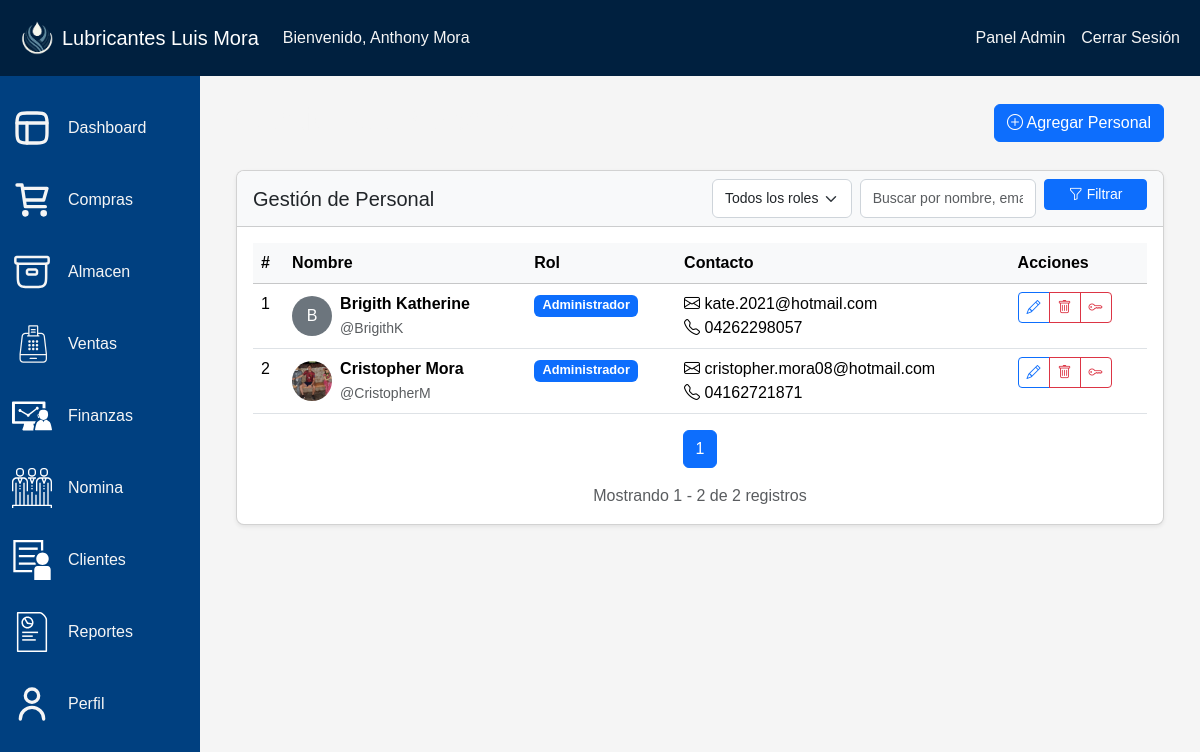
Screenshot of /nomina/ (signed in) with the database file from the repository.
### aplicacion/models.py (models this page shows, shortened)
class CustomUser(AbstractUser):
    ROLES = (
        ('admin', 'Administrador'),
        ('personal', 'Personal'),
        ("invitado", "Invitado"),
    )
    rol = models.CharField(max_length=20, choices=ROLES, default='cliente')
    telefono = models.CharField(max_length=20, blank=True, verbose_name="Teléfono")
    direccion = models.TextField(blank=True, verbose_name="Dirección")
    foto_perfil = models.ImageField(upload_to='perfiles/', blank=True, null=True, verbose_name="Foto de perfil")
    admin = models.BooleanField(default=False, verbose_name="¿Administrador?")
    class Meta:
        verbose_name = 'Usuario'
        verbose_name_plural = 'Usuarios'

### aplicacion/views.py (the view, shortened to what this page needs)
# urls.py: path('nomina/', gestion_personal, name='nomina_personal'),
@login_required
def gestion_personal(request):
    rol_filter = request.GET.get('rol', '')
    search_query = request.GET.get('search', '')
    empleados = CustomUser.objects.filter(rol__in=['admin', 'personal']).exclude(username="Admin")
    if rol_filter:
        empleados = empleados.filter(rol=rol_filter)
    empleados = empleados.order_by('last_name', 'first_name')
    page = request.GET.get('page', 1)
    paginator = Paginator(empleados, 10)  # 10 items por página
    try:
        empleados_paginados = paginator.page(page)
    except PageNotAnInteger:
        empleados_paginados = paginator.page(1)
    except EmptyPage:
        empleados_paginados = paginator.page(paginator.num_pages)
    context = {
        'empleados': empleados_paginados,
        'mes_actual': timezone.now().strftime("%B %Y"),
        'roles': dict(CustomUser.ROLES),
        'selected_rol': rol_filter,
        'search_query': search_query,
    }
    return render(request, 'vistas/nomina.html', context)

### aplicacion/templates/vistas/nomina.html (shortened to what this page needs)
{% extends 'paneles/admin.html' %} {% load static %}
{% block dashboard %}
<link href="{% static 'css/modal_forms.css' %}" rel="stylesheet" />
<div class="container mt-4">
  <div class="d-flex justify-content-between align-items-center mb-4">
    <h2>Gestión de Personal</h2>
    <button
      class="btn btn-primary"
      data-bs-toggle="modal"
      data-bs-target="#personalModal"
      data-action="add"
    >
      <i class="bi bi-plus-circle"></i> Agregar Personal
    </button>
  </div>
  <div class="card shadow-sm mb-4">
      <div class="card-header bg-light">
          <div class="row align-items-center">
              <div class="col-md-6">
                  <h5 class="mb-0">Gestión de Personal</h5>
              </div>
              <div class="col-md-6">
                  <form method="get" class="row g-2">
                      <div class="col-md-4">
                          <select name="rol" class="form-select form-select-sm">
                              <option value="">Todos los roles</option>
                          </select>
                      </div>
                      <div class="col-md-5">
                          <input type="text" name="search" class="form-control form-control-sm"
                                  placeholder="Buscar por nombre, email..." value="{{ search_query }}">
                      </div>
                      <div class="col-md-3">
                          <button type="submit" class="btn btn-primary btn-sm w-100">
                              <i class="bi bi-funnel"></i> Filtrar
                          </button>
                      </div>
                  </form>
              </div>
          </div>
      </div>
      <div class="card-body">
          <div class="table-responsive">
            <table class="table table-hover" id="personalTable">
              <thead class="table-light">
                <tr>
                  <th>#</th>
                  <th>Nombre</th>
                  <th>Rol</th>
                  <th>Contacto</th>
                  <th>Acciones</th>
                </tr>
              </thead>
              <tbody>
                {% for empleado in empleados %}
                <tr data-id="{{ empleado.id }}">
                  <td>{{ forloop.counter }}</td>
                  <td>
                    <div class="d-flex align-items-center">
                      {% if empleado.foto_perfil %}
                      <img
                        src="{{ empleado.foto_perfil.url }}"
                        class="rounded-circle me-2"
                        width="40"
                        height="40"
                        alt="{{ empleado.get_full_name }}"
                      />
                      {% else %}
                      <div
                        class="rounded-circle bg-secondary me-2 d-flex align-items-center justify-content-center"
                        style="width: 40px; height: 40px"
                      >
                        <span class="text-white"
                          >{{ empleado.get_full_name|first|upper }}</span
                        >
                      </div>
                      {% endif %}
                      <div>
                        <strong>{{ empleado.get_full_name }}</strong><br />
                        <small class="text-muted">@{{ empleado.username }}</small>
                      </div>
                    </div>
                  </td>
                  <td>
                    <span
                      class="badge bg-{% if empleado.rol == 'admin' %}primary{% else %}info{% endif %}"
                    >
                      {{ empleado.get_rol_display }}
                    </span>
                  </td>
                  <td>
                    <div><i class="bi bi-envelope"></i> {{ empleado.email }}</div>
                    <div>
                      <i class="bi bi-telephone"></i> {{empleado.telefono|default:"-" }}
                    </div>
                  </td>
                  <td>
                    <div class="btn-group btn-group-sm">
                      <button
                        class="btn btn-outline-primary btn-editar"
                        data-id="{{ empleado.id }}"
                        data-bs-toggle="modal"
                        data-bs-target="#personalModal"
                      >
                        <i class="bi bi-pencil"></i>
                      </button>
                      {% if empleado != request.user %}
                      <button
                        class="btn btn-outline-danger btn-eliminar"
                        data-id="{{ empleado.id }}"
                        data-bs-toggle="modal"
                        data-bs-target="#confirmModal"
                      >
                        <i class="bi bi-trash"></i>
                      </button>
                      {% endif %}
                      <a href="{% url 'gestion_permisos_user' empleado.id %}"
                        class="btn btn-outline-danger btn-eliminar"
                      >
                        <i class="bi bi-key"></i>
                    </a>
                    </div>
                  </td>
                </tr>
                {% endfor %}
              </tbody>
            </table>
          </div>
          <nav aria-label="Page navigation">
              <ul class="pagination justify-content-center">
                  {% for num in empleados.paginator.page_range %}
                      {% if empleados.number == num %}
                          <li class="page-item active">
                              <span class="page-link">{{ num }}</span>
                          </li>
                      {% elif num > empleados.number|add:'-3' and num < empleados.number|add:'3' %}
                          <li class="page-item">
                              <a class="page-link" href="?page={{ num }}{% if selected_rol %}&rol={{ selected_rol }}{% endif %}{% if search_query %}&search={{ search_query }}{% endif %}">
                                  {{ num }}
                              </a>
                          </li>
                      {% endif %}
                  {% endfor %}
              </ul>
          </nav>
          <div class="text-muted text-center">
              Mostrando {{ empleados.start_index }} - {{ empleados.end_index }} de {{ empleados.paginator.count }} registros
          </div>
      </div>
  </div>
</div>
{% endblock %}

### aplicacion/templates/base.html (shortened to what this page needs)
{% load static %}
<!DOCTYPE html>
<html lang="es">
  <head>
    <link rel="stylesheet" href="{% static 'css/bootstrap.min.css' %}" />
    <link href="{% static 'bootstrap-icons/bootstrap-icons.css' %}" rel="stylesheet">
    <link rel="stylesheet" href="{% static 'css/styles.css' %}" />
    {% block extra_css %} {% endblock %}
  </head>
  <body>
    <header class="ocult-header-in-login">
      <nav class="navbar navbar-expand-md navbar-dark bg-principal">
        <div class="container">
          <a class="navbar-brand" href="{% url 'inicio' %}">
            <img
              src="{% static 'img/Logo sin Fondo.png' %}"
              alt="Logo"
              width="100%"
              height="50"
            />
            <p>Lubricantes Luis Mora</p>
          </a>
          <div class="collapse navbar-collapse">
            <ul class="navbar-nav me-auto">
              {% if user.is_authenticated %}
              <li class="nav-item">
                <span class="nav-link singin-message"
                  >Bienvenido, {{ user.get_full_name }}</span
                >
              </li>
              {% endif %}
            </ul>
            <ul class="navbar-nav">
              {% if user.is_authenticated %} {% if user.admin or user.rol == 'admin' %}
                <li class="nav-item">
                    <a class="nav-link" href="/admin/" target="_blank"
                    >Panel Admin</a
                    >
                </li>
              {% endif %}
                <li class="nav-item">
                    <a class="nav-link" href="{% url 'logout' %}">Cerrar Sesión</a>
                </li>
              {% else %}
              <li class="nav-item">
                <a class="nav-link" href="{% url 'login' %}">Iniciar Sesión</a>
              </li>
              {% endif %}
            </ul>
          </div>
        </div>
      </nav>
    </header>
    <main class="">
      <div class="container-fluid">
        <div class="row max-size">
        <nav id="sidebar" class="col-md-3 col-lg-2 d-none d-md-block sidebar bg-subprincipal">
          <div class="position-sticky pt-3">
              <ul class="nav flex-column">
                {% if user.is_authenticated %}
                  <li class="nav-item d-flex flex-row mt-3 mb-3">
                      <a class="nav-link active" href="/dashboard/">
                          Dashboard
                      </a>
                  </li>
                  <li class="nav-item d-flex flex-row mt-3 mb-3">
                      <a class="nav-link" href="/compras/">
                          Compras
                      </a>
                  </li>
                  <li class="nav-item d-flex flex-row mt-3 mb-3">
                      <a class="nav-link" href="/inventario/">
                          Almacen
                      </a>
                  </li>
                  <li class="nav-item d-flex flex-row mt-3 mb-3">
                      <a class="nav-link" href="/ventas/">
                          Ventas
                      </a>
                  </li>
                  <li class="nav-item d-flex flex-row mt-3 mb-3">
                      <a class="nav-link" href="/reportes/">
                          Finanzas
                      </a>
                  </li>
                  <li class="nav-item d-flex flex-row mt-3 mb-3">
                      <a class="nav-link" href="/nomina/">
                          Nomina
                      </a>
                  </li>
                  <li class="nav-item d-flex flex-row mt-3 mb-3">
                      <a class="nav-link" href="/clientes/">
                          Clientes
                      </a>
                  </li>
                  <li class="nav-item d-flex flex-row mt-3 mb-3">
                      <a class="nav-link" href="#">
                          Reportes
                      </a>
                  </li>
                  <li class="nav-item d-flex flex-row mt-3 mb-3">
                      <a class="nav-link" href="/perfil/">
                          Perfil
                      </a>
                  </li>
                  {% endif %}
              </ul>
          </div>
        </nav>
        {% block content %} {% endblock %}
      </div>
    </div>
    </main>
  </body>
</html>

### aplicacion/static/css/styles.css (style rules this page uses)
:root { --azul-marino-oscuro: #00203F; --azul-marino-medio: #004080; --azul-marino-claro: #005BBB; --azul-acero: #4682B4; --gris-azul: #708090; --blanco-humo: #F5F5F5; }
* { margin: 0; padding: 0; box-sizing: border-box; }
body { background-color: var(--blanco-humo); color: var(--blanco-humo); font-family: 'NotoSansJP', sans-serif; font-size: 16px; line-height: 1.5; }
.bg-principal { background-color: var(--azul-marino-oscuro); }
.bg-subprincipal { background-color: var(--azul-marino-medio); }
.nav-link { color: var(--blanco-humo); }
.ocult-header-in-login { position: fixed; top: 0; z-index: 999999; width: 100%; }
.navbar>.container { flex-direction: row; justify-content: space-around; margin: 0 0; max-width: 100%; }

### aplicacion/static/css/styles_admin.css (style rules this page uses)
.ocult-header-in-login { position: initial; }
.sidebar { min-height: 100%; }
.singin-message { display: inline; }
.card { border-radius: 0.5rem; overflow: hidden; }

### aplicacion/static/css/modal_forms.css (style rules this page uses)
.form-control, .form-select { padding: 0.5rem 0.75rem; border-radius: 0.375rem; border: 1px solid #ced4da; }
.btn-group-sm .btn { padding: 0.25rem 0.5rem; font-size: 0.875rem; }
#personalTable .badge { font-size: 0.8em; padding: 0.35em 0.65em; }
.rounded-circle { object-fit: cover; }

### rows the page displays
CustomUser: get_full_name "Anthony Mora"
CustomUser: get_full_name|first "B", get_full_name "Brigith Katherine", username "BrigithK", rol "Administrador", email "kate.2021@hotmail.com", telefono "04262298057"
CustomUser: foto_perfil (picture), get_full_name "Cristopher Mora", username "CristopherM", rol "Administrador", email "cristopher.mora08@hotmail.com", telefono "04162721871"

### other values shown
{{ num }} "1"
{{ empleados.start_index }} "1"
{{ empleados.end_index }} "2"
{{ empleados.paginator.count }} "2"
